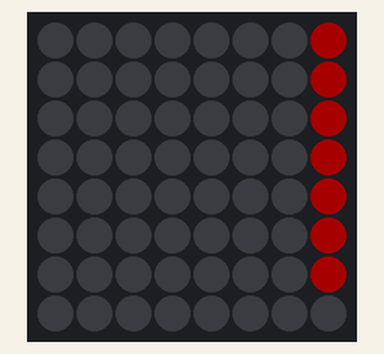
This sketch was run on a simulated Arduino Uno, built with avr-gcc and run on an emulated ATmega328P. Parts: 8×8 RGB LED matrix (first LED top left, wired row by row). Dim RGB values are drawn brighter than linear.

Above: at 0.17 s.
At 1.88 s:
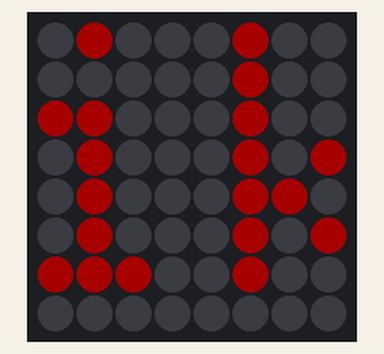
At 3.97 s:
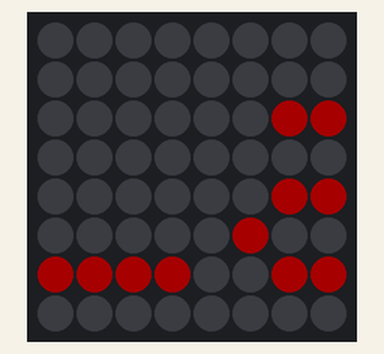
At 7.73 s:
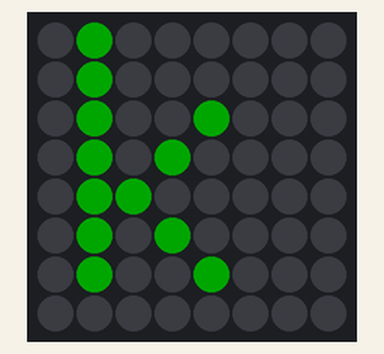
At 11.78 s:
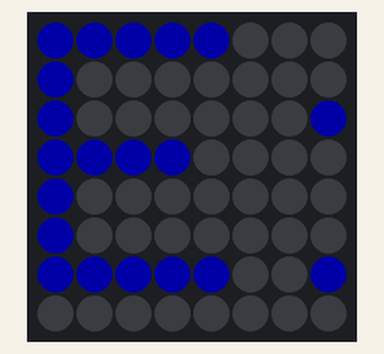
At 15.95 s:
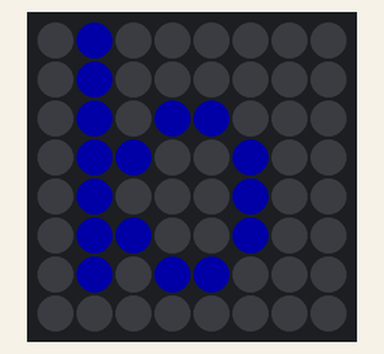

Measured:
- by itself, everything shown: repeats every 16.1 s, in 135 steps

The sketch:

LedMatrix-text.ino
```cpp
// Remember to add the FastLED_NeoMatrix library
#include <Adafruit_GFX.h>
#include <FastLED.h>
#include <FastLED_NeoMatrix.h>


#define PIN 5 // digital pin

#define BRIGHTNESS 40
#define mw 8 //matrix width
#define mh 8 //matrix height
#define NUMMATRIX (mw*mh) // Matrixsize

// Defining the matrix
CRGB matrixleds[NUMMATRIX];

// Defining the adressing of the matrix
FastLED_NeoMatrix *matrix = new FastLED_NeoMatrix(matrixleds, mw, mh, mw/8, 1,
  NEO_MATRIX_TOP     + NEO_MATRIX_RIGHT +
    NEO_MATRIX_ROWS + NEO_MATRIX_ZIGZAG );

// ----------------------------------------------------------------------

// Simple colors
const uint16_t colors[] = {
  matrix->Color(255, 0, 0), matrix->Color(0, 255, 0), matrix->Color(0, 0, 255) };


void setup() {
  Serial.begin(115200);
  FastLED.addLeds<NEOPIXEL,PIN>(matrixleds, NUMMATRIX);  // setting up the leds
  matrix->begin();
  matrix->setTextWrap(false);
  matrix->setBrightness(BRIGHTNESS);
  matrix->setTextColor(colors[0]);
}

int x    = mw;
int pass = 0;


void loop() {
  matrix->fillScreen(1);
  matrix->setCursor(x, 0);
  matrix->print(F("Eik Lab"));
  if(--x < -36) {
    x = matrix->width();
    if(++pass >= 3) pass = 0;
    matrix->setTextColor(colors[pass]);
  }
  matrix->show();
  delay(100);
}
```
